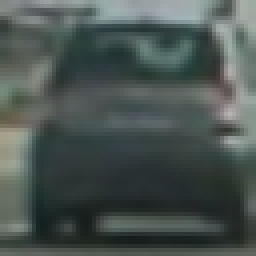
#> input picture data/vehicles/GTI_Far/image0071.png, 64 x 64 px (shown 4 times larger); its folder holds only this picture in this run
$ jupyter execute --allow-errors Main_project.ipynb   (shell and % lines are left out)   (older library calls are emulated)
#> lines starting #> are read from the running program, lines starting #| are printed output that depends on the picture
# Udacity Self-Driving Car Engineer Nanodegree Program¶

##                                               Vehicle Detection Project

## Extract data

[cell 1]
import numpy as np
import matplotlib.image as mpimg
import matplotlib.pyplot as plt
import cv2
import glob
from shutil import copyfile
from skimage.feature import hog
import time
from sklearn.preprocessing import StandardScaler
from sklearn.svm import LinearSVC
# from sklearn.model_selection import train_test_split
from sklearn.model_selection import train_test_split
from scipy.ndimage.measurements import label
from moviepy.editor import VideoFileClip


car_imgs=glob.glob('data/vehicles/*/*.png')
noncar_imgs=glob.glob('data/non-vehicles/*/*.png')
print("Number of cars in data base", len(car_imgs))
print("Number of noncars in data base", len(noncar_imgs))
## since the size of non car vehicles are not the same as car vehicles, we add random car
if (len(noncar_imgs)!=len(car_imgs)):
    for i in range(len(noncar_imgs)-len(car_imgs)):
        car_ind = np.random.randint(0, len(car_imgs))
        copyfile(car_imgs[car_ind], 'data/vehicles/added_by_mehdi/added'+str(i)+'.png')


car_imgs=glob.glob('data/vehicles/*/*.png')
noncar_imgs=glob.glob('data/non-vehicles/*/*.png')
print("Number of cars in data base after insersion", len(car_imgs))
plt.imshow(cv2.imread(car_imgs[np.random.randint(0, len(car_imgs))]))

## Histogram of Oriented Gradients (HOG) and spacial and color histogram
This part of the code is borrowed from course materials in udacity Carnd semester 1.

[cell 2]
def get_hog_features(img, orient, pix_per_cell, cell_per_block,
                        vis=False, feature_vec=True):
    # Call with two outputs if vis==True
    if vis == True:
        features, hog_image = hog(img, orientations=orient,
                                  pixels_per_cell=(pix_per_cell, pix_per_cell),
                                  block_norm= 'L2-Hys',
                                  cells_per_block=(cell_per_block, cell_per_block),
                                  transform_sqrt=True,
                                  visualise=vis, feature_vector=feature_vec)
        return features, hog_image
    # Otherwise call with one output
    else:
        features = hog(img, orientations=orient,
                       pixels_per_cell=(pix_per_cell, pix_per_cell),
                       cells_per_block=(cell_per_block, cell_per_block),
                       block_norm= 'L2-Hys',
                       transform_sqrt=True,
                       visualise=vis, feature_vector=feature_vec)
        return features


# Define a function to compute binned color features
def bin_spatial(img, size=(32, 32)):
    # Use cv2.resize().ravel() to create the feature vector
    features = cv2.resize(img, size).ravel()
    # Return the feature vector
    return features

# Define a function to compute color histogram features
def color_hist(img, nbins=32, bins_range=(0, 256)):
    # Compute the histogram of the color channels separately
    channel1_hist = np.histogram(img[:,:,0], bins=nbins, range=bins_range)
    channel2_hist = np.histogram(img[:,:,1], bins=nbins, range=bins_range)
    channel3_hist = np.histogram(img[:,:,2], bins=nbins, range=bins_range)
    # Concatenate the histograms into a single feature vector
    # we need just the histgogram not the bins edge therefore we add [0]
    hist_features = np.concatenate((channel1_hist[0], channel2_hist[0], channel3_hist[0]))
    # Return the individual histograms, bin_centers and feature vector
    return hist_features

print ("compiled!")

#> (a cell that did not finish here is left out)

## Extract Features
This part of the code is borrowed from course materials in udacity Carnd semester 1.

[cell 4]
# [29 lines left out: function get_feature, not called in this run]


def extract_features(imgs, cspace='RGB', orient=9, pix_per_cell=8, cell_per_block=2, hog_channel=0,
                     spacial_size=(32, 32), nbins=32, bins_range=(0, 256),
                     HOG_feature=True,Spacial_feature=True,Histogram_feature=True):
    # Create a list to append feature vectors to
    features = []
    # Iterate through the list of images
    for file in imgs:
        file_features = []
        # Read in each one by one
        image = mpimg.imread(file)
        # apply color conversion if other than 'RGB'
        if cspace != 'RGB':
            if cspace == 'HSV':
                feature_image = cv2.cvtColor(image, cv2.COLOR_RGB2HSV)
            elif cspace == 'LUV':
                feature_image = cv2.cvtColor(image, cv2.COLOR_RGB2LUV)
            elif cspace == 'HLS':
                feature_image = cv2.cvtColor(image, cv2.COLOR_RGB2HLS)
            elif cspace == 'YUV':
                feature_image = cv2.cvtColor(image, cv2.COLOR_RGB2YUV)
            elif cspace == 'YCrCb':
                feature_image = cv2.cvtColor(image, cv2.COLOR_RGB2YCrCb)
        else: feature_image = np.copy(image)

        if Spacial_feature == True:
            spatial_features = bin_spatial(feature_image, size=spacial_size)
            file_features.append(spatial_features)
        if Histogram_feature == True:
            # Apply color_hist()
            hist_features = color_hist(feature_image, nbins=nbins)
            file_features.append(hist_features)
        if HOG_feature == True:
        # Call get_hog_features() with vis=False, feature_vec=True
            if hog_channel == 'ALL':
                hog_features = []
                for channel in range(feature_image.shape[2]):
                    hog_features.append(get_hog_features(feature_image[:,:,channel],
                                        orient, pix_per_cell, cell_per_block,
                                        vis=False, feature_vec=True))
                hog_features = np.ravel(hog_features)
            else:
                hog_features = get_hog_features(feature_image[:,:,hog_channel], orient,
                            pix_per_cell, cell_per_block, vis=False, feature_vec=True)
            # Append the new feature vector to the features list
            file_features.append(hog_features)
        features.append(np.concatenate(file_features))
    # Return list of feature vectors
    return features

print("compiled")

## Train multiple combination of parameter to find the best fit

[cell 5]
colorspace_range =[ 'HSV','LUV','HLS','YCrCb']
orient_range = [8,11,14]
pix_per_cell_range = [8,9,11]
cell_per_block_range = [2,4]
hog_channel_range = [0,'ALL'] # Can be 0, 1, 2, or "ALL"
spacial_size_input=[(16,16), (32,32)]
number_of_bin=32
bins_range_input=(0, 256)
HOG_feature_indicator=True
Spacial_feature_indicator=True
Histogram_feature_indicator=True

fit_result_accuracy=np.zeros([len(colorspace_range),len(orient_range),len(pix_per_cell_range),len(cell_per_block_range),len(hog_channel_range),len(spacial_size_input)])
time_to_extract_and_fit=np.zeros([len(colorspace_range),len(orient_range),len(pix_per_cell_range),len(cell_per_block_range),len(hog_channel_range),len(spacial_size_input)])

[cell 6]
cnt=0
tim=0.
#> (the rest of this cell did not finish here and is left out)

#> in extract_features, `feature_image = cv2.cvtColor(image, cv2.COLOR_RGB2HSV)`: feature_image: shape (64, 64, 3) float32; mean H, S, V 154.8, 0.2, 0.3
#> in bin_spatial, `features = cv2.resize(img, size).ravel()`: features = 768 values, max 222 at index 375, min 0.022 at index 379, mean 51.62
#> in extract_features, `spatial_features = bin_spatial(feature_image, size=spacial_size)`: spatial_features has the same summary as features in bin_spatial
#> in color_hist, `hist_features = np.concatenate((channel1_hist[0], channel2_hist[0], ch..`: hist_features = 96 values, max 4096 at index 32, min 0 at index 27, mean 127.8
#> in get_hog_features, `features = hog(img, orientations=orient, pixels_per_cell=(pix_per_cell..`: features = 1568 values, max 0.476 at index 408, min 0 at index 17, mean 0.142
#> in get_hog_features, `features = hog(img, orientations=orient, pixels_per_cell=(pix_per_cell..`:
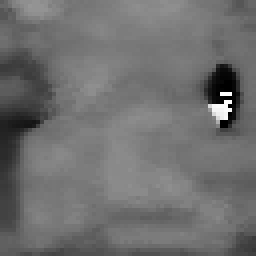
#> img: shape (64, 64) float32 (shown 4 times larger); min 0, max 355, mean 154.8; drawn with min black and max white
#> in extract_features, `hog_features = get_hog_features(feature_image[:,:,hog_channel], orient..`: hog_features has the same summary as features in get_hog_features
                        notcar_features = extract_features(noncar_imgs, cspace=colorspace_range[i1], orient=orient_range[i2],
                           pix_per_cell=pix_per_cell_range[i3], cell_per_block=cell_per_block_range[i4],
                           hog_channel=hog_channel_range[i5],spacial_size=spacial_size_input[i6],
                           nbins=number_of_bin, bins_range=bins_range_input,
                           HOG_feature=HOG_feature_indicator,Spacial_feature=Spacial_feature_indicator, Histogram_feature=Histogram_feature_indicator)
                        # Create an array stack of feature vectors
                        X = np.vstack((car_features, notcar_features)).astype(np.float64)
                        # Define the labels vector
                        y = np.hstack((np.ones(len(car_features)), np.zeros(len(notcar_features))))

                        X = X.reshape(len(X),-1)
                        # Fit a per-column scaler only on the training data
                        X_scaler = StandardScaler().fit(X)
                        X_scaled = X_scaler.transform(X)

                        # Split up data into randomized training and test sets
                        rand_state = np.random.randint(0, 100)
                        X_train, X_test, y_train, y_test = train_test_split(
                            X_scaled, y, test_size=0.2, random_state=rand_state)

                        svc = LinearSVC()
                        svc.fit(X_train, y_train)
                        t2 = time.time()
                        fit_result_accuracy[i1][i2][i3][i4][i5][i6]=round(svc.score(X_test, y_test), 4)
                        time_to_extract_and_fit[i1][i2][i3][i4][i5][i6]=round(t2-t, 2)
                        print('Test Accuracy of SVC = ', round(svc.score(X_test, y_test), 4))
                        cnt=cnt+1
                        tim=tim+round(t2-t, 2)
                        print(cnt, tim)
                        print(colorspace_range[i1], orient_range[i2], pix_per_cell_range[i3],cell_per_block_range[i4],hog_channel_range[i5])

[cell 7]
for i1 in range(len(colorspace_range)):
    for i2 in range(len(orient_range)):
        for i3 in range(len(pix_per_cell_range)):
            for i4 in range(len(cell_per_block_range)):
                for i5 in range(len(hog_channel_range)):
                    for i6 in range(len(spacial_size_input)):
                        if fit_result_accuracy[i1][i2][i3][i4][i5][i6] == np.max(fit_result_accuracy):
                            ii1=i1
                            ii2=i2
                            ii3=i3
                            ii4=i4
                            ii5=i5
                            ii6=i6
print("Maximum accuracy is", np.max(fit_result_accuracy), "and goes to :")
print("Color space: ",colorspace_range[ii1])
print("No. of orientation: ",orient_range[ii2])
print("pix per cell: ",pix_per_cell_range[ii3])
print("Cell per block: ",cell_per_block_range[ii4])
print("HOG channel: ",hog_channel_range[ii5])
print("Spacial size: ",spacial_size_input[ii6])

## Obtain the best SVM model

[cell 8]
colorspace = 'YCrCb'  # Can be RGB, HSV, LUV, HLS, YUV, YCrCb
no_orient = 11
no_pix_per_cell = 8
no_cell_per_block = 2
hog_channel_input = 'ALL' # Can be 0, 1, 2, or "ALL"
spacial_size_input=(32,32)
number_of_bin=32
bins_range_input=(0, 256)
HOG_feature_indicator=True
Spacial_feature_indicator=True
Histogram_feature_indicator=True


t=time.time()
car_features = extract_features(car_imgs, cspace=colorspace, orient=no_orient, pix_per_cell=no_pix_per_cell,
                                cell_per_block=no_cell_per_block, hog_channel=hog_channel_input,spacial_size=spacial_size_input,
                                nbins=number_of_bin, bins_range=bins_range_input,
                                HOG_feature=HOG_feature_indicator,Spacial_feature=Spacial_feature_indicator, Histogram_feature=Histogram_feature_indicator)
#> in extract_features (call 3), `feature_image = cv2.cvtColor(image, cv2.COLOR_RGB2YCrCb)`: feature_image: shape (64, 64, 3) float32; mean of channels 0, 1, 2 0.32, 0.481, 0.5
notcar_features = extract_features(noncar_imgs, cspace=colorspace, orient=no_orient, pix_per_cell=no_pix_per_cell,
                                cell_per_block=no_cell_per_block, hog_channel=hog_channel_input,spacial_size=spacial_size_input,
                                nbins=number_of_bin, bins_range=bins_range_input,
                                HOG_feature=HOG_feature_indicator,Spacial_feature=Spacial_feature_indicator, Histogram_feature=Histogram_feature_indicator)
